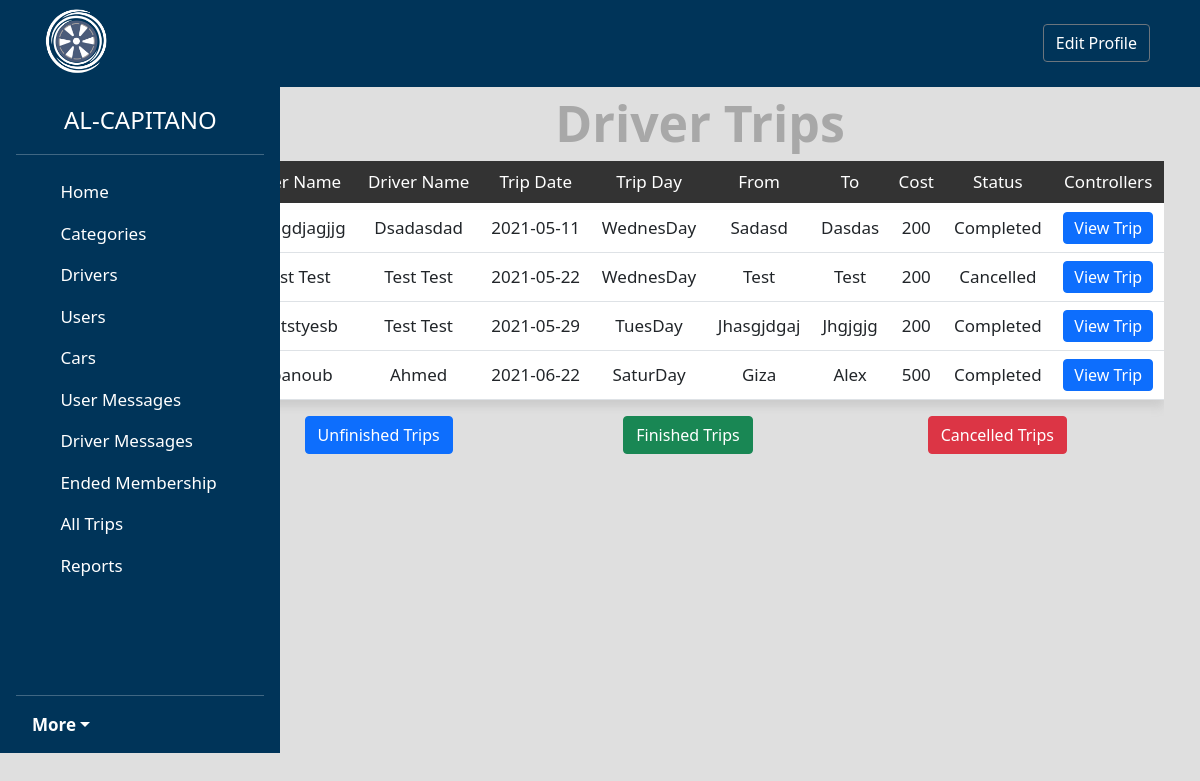
/admin/usertrips.php?do=manage&userid=75 (signed in), run on the app's committed database.
### tables this page shows
CREATE TABLE `trips` (
  `Trip_ID` int(11) NOT NULL,
  `Full_Name_User` varchar(255) NOT NULL,
  `Email_User` varchar(255) NOT NULL,
  `Phone_User` varchar(255) NOT NULL,
  `Driver_Name` varchar(255) NOT NULL,
  `Trip_Date` varchar(255) NOT NULL,
  `Trip_Day` varchar(255) NOT NULL,
  `From_Place` varchar(255) NOT NULL,
  `To_Place` varchar(255) NOT NULL,
  `Trip_Cost` varchar(255) NOT NULL,
  `DriverID` int(11) NOT NULL,
  `UserID` int(11) NOT NULL,
  `Status` int(11) NOT NULL DEFAULT 0 COMMENT '0 = unfinished 1 = finished 2 = canceld'
);

### admin/includes/functions/model.php (called while the page is built, shortened)
<?php
class model
{
    function all($where)
    {
        global $conn;
        $table = get_class($this);
        $stmt = $conn->prepare("SELECT * FROM $table  WHERE $where");
        $stmt->execute();
        $data = $stmt->fetchAll();
        return $data;
    }
}

### admin/usertrips.php (the view, shortened to what this page needs)
<?php
if (isset($_SESSION['admin'])) {
    $tripObject = new trips();
    if (isset($_GET['do'])) {
        $do = $_GET['do'];
    } else {
        $do = 'manage';
    }
    if ($do == 'manage') {
        $userid = isset($_GET['userid']) && is_numeric($_GET['userid']) ? intval($_GET['userid']) : 0;
        $trips = $tripObject->all("DriverID = {$userid} ORDER BY Trip_Date");
        if (!empty($trips)) {
?>
            <h1 class="text-center edit">driver trips</h1>
            <div class="container ">
                <div class="table-responsive trips-table">
                    <table class="table main-table text-center  ">
                        <thead>
                            <tr>
                                <td class=""> User Name </td>
                                <td class=""> driver name </td>
                                <td class=""> Trip Date </td>
                                <td class=""> Trip Day </td>
                                <td class=""> From </td>
                                <td class=""> To </td>
                                <td class=""> Cost </td>
                                <td class=""> Status </td>
                                <td>controllers</td>
                            </tr>
                        </thead>
                        <tbody>
                            <?php foreach ($trips as $trip) {  ?>
                                <tr>
                                    <td><?php echo $trip['Full_Name_User'] ?></td>
                                    <td><?php echo $trip['Driver_Name'] ?></td>
                                    <td><?php echo $trip['Trip_Date'] ?></td>
                                    <td><?php echo $trip['Trip_Day'] ?></td>
                                    <td><?php echo $trip['From_Place'] ?></td>
                                    <td><?php echo $trip['To_Place'] ?></td>
                                    <td><?php echo $trip['Trip_Cost'] ?></td>
                                    <td>
                                        <?php
                                        if ($trip['Status'] == 0) {
                                            echo "unfinished";
                                        } elseif ($trip['Status'] == 1) {
                                            echo "completed";
                                        } else {
                                            echo "cancelled";
                                        }
                                        ?>
                                    </td>
                                    <td>
                                        <a class="btn btn-primary" href="alltrips.php?do=view&tripid=<?php echo $trip['Trip_ID'] ?>">view trip</a>
                                    </td>
                                </tr>
                            <?php } ?>
                        </tbody>
                    </table>
                    <div class="row text-center " style="width: 100%;">
                        <div class="col-4">
                            <a class="btn btn-primary " href="usertrips.php?do=unfinish&userid=<?php echo $trip['DriverID'] ?>">unfinished trips</a>
                        </div>
                        <div class="col-4">
                            <a class="btn btn-success" href="usertrips.php?do=finished&userid=<?php echo $trip['DriverID'] ?>">finished trips</a>
                        </div>
                        <div class="col-4">
                            <a class="btn btn-danger" href="usertrips.php?do=cancelled&userid=<?php echo $trip['DriverID'] ?>">cancelled trips</a>
                        </div>
                    </div>
                </div>
            </div>
        <?php
        } else {
        ?>
            <div class="container">
                <div class="alert alert-danger mt-3 error3"> no trips available to you </div>
            </div>
        <?php
        }
    }
} else {
    header('location: ../prehome.php');
    exit();
}
include $tpl . ('footer.php');

### admin/layout/css/back.css (style rules this page uses)
* { text-transform: capitalize !important; }
body { background-color: rgb(223, 223, 223) !important; font-size: 17px; }
a { text-decoration: none; color: black; }
.btn { color: white; }
.edit { color: rgb(168, 168, 168); margin-top: 30px; font-size: 50px; font-weight: 700; }
.main-table { box-shadow: 0 7px 9px #ccc; }
.main-table tbody td { background-color: #fff; vertical-align: middle !important; }
.main-table thead { background-color: #333; color: #fff; }
.main-table .btn { padding: 3px 10px !important; }

### data on the page
trips: Full_Name_User "Fdjggdjagjjg", Driver_Name "Dsadasdad", Trip_Date "2021-05-11", Trip_Day "WednesDay", From_Place "Sadasd", To_Place "Dasdas", Trip_Cost "200", Status "Completed"
trips: Full_Name_User "Test Test", Driver_Name "Test Test", Trip_Date "2021-05-22", Trip_Day "WednesDay", From_Place "Test", To_Place "Test", Trip_Cost "200", Status "Cancelled"
trips: Full_Name_User "Teststyesb", Driver_Name "Test Test", Trip_Date "2021-05-29", Trip_Day "TuesDay", From_Place "Jhasgjdgaj", To_Place "Jhgjgjg", Trip_Cost "200", Status "Completed"
trips: Full_Name_User "Abanoub", Driver_Name "Ahmed", Trip_Date "2021-06-22", Trip_Day "SaturDay", From_Place "Giza", To_Place "Alex", Trip_Cost "500", Status "Completed"
